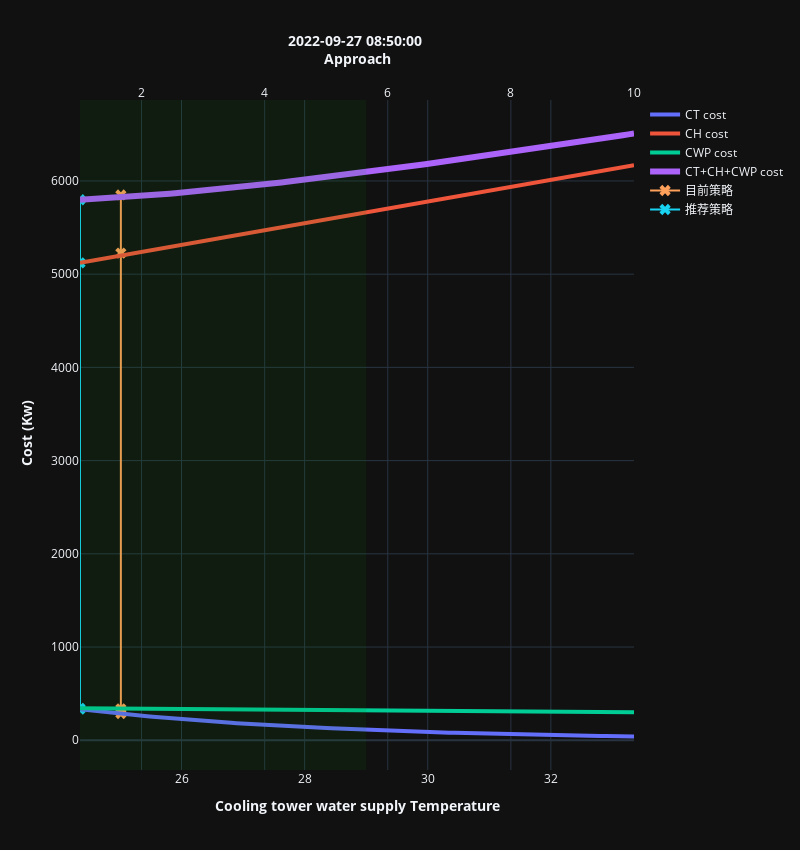

The code cell stored with this chart in its notebook:
### Code cell
a = opt.predict(1)
a,b = opt.plot(21,29)
b
